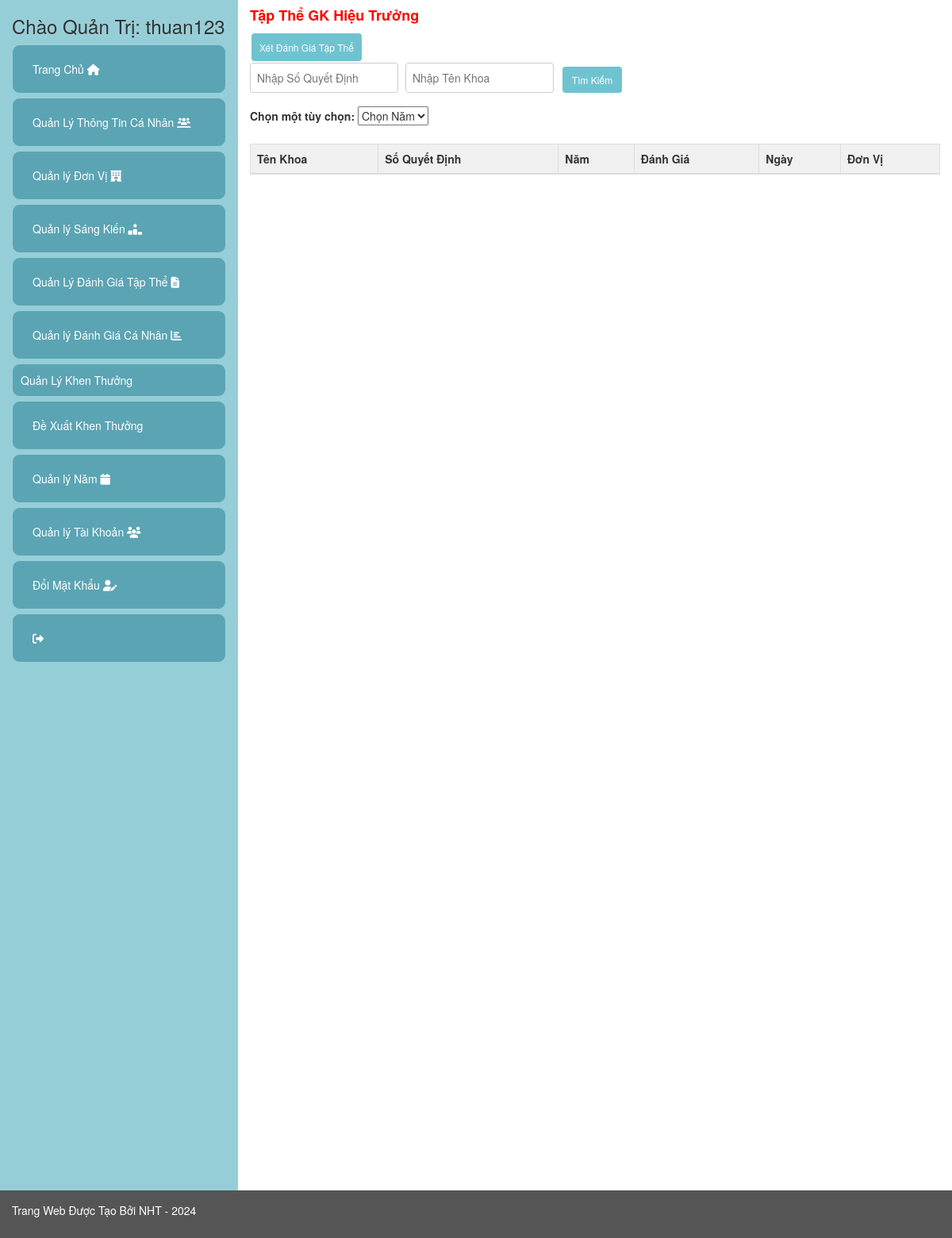
/Admin/index.php?p=danhgiaTThieutruong (signed in), run on an earlier commit of the app's database.
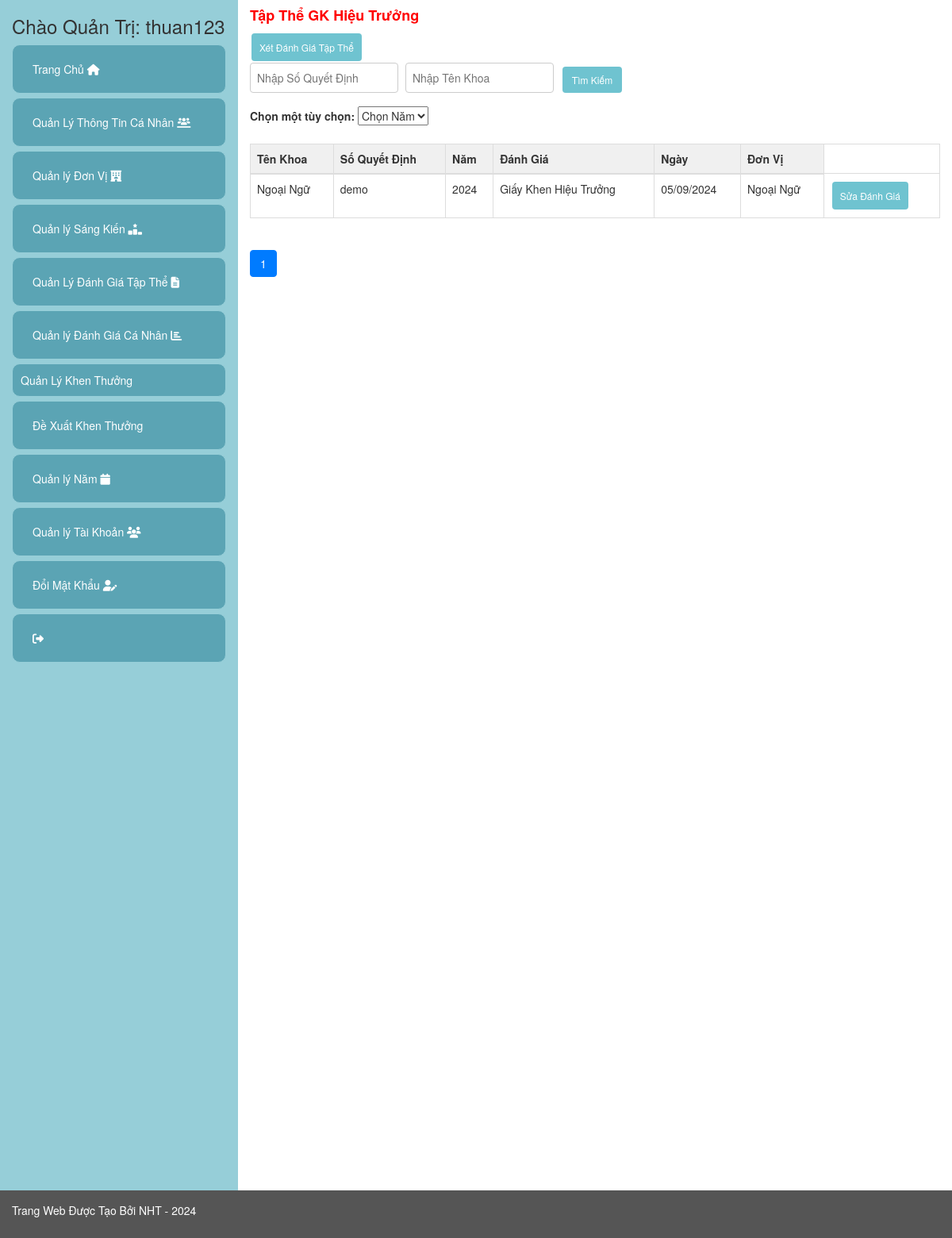
And on a later commit of the database.
### tables this page shows
CREATE TABLE `danhgiatt` (
  `MaDGTT` int(20) NOT NULL,
  `MaKhoa` int(20) NOT NULL,
  `SoQD` varchar(100) NOT NULL,
  `Manam` int(20) NOT NULL,
  `DanhGia` varchar(50) NOT NULL DEFAULT 'Chờ Đánh Giá',
  `Ngay` date NOT NULL,
  `DonVi` varchar(30) NOT NULL
);

CREATE TABLE `khoa` (
  `MaKhoa` int(20) NOT NULL,
  `TenKhoa` varchar(50) NOT NULL,
  `MoTa` varchar(100) NOT NULL
);

CREATE TABLE `nam` (
  `Manam` int(20) NOT NULL,
  `Nam` varchar(20) NOT NULL
);

### Admin/section.php (called while the page is built, shortened)
<?php
    if(isset($_GET['p'])) {
        $page = $_GET['p'];
    } else {
        $page = 'trangchinh';
    }
?>
<?php
    include($pages[$page][1]);
?>

### Admin/index.php (called while the page is built, shortened)
<?php
    include('../Admin/them.php')
?>

### Admin/danhgiaTT.php (called while the page is built, shortened)
<?php
include('./Khoa.php');
include('./nam.php');
class DanhgiaTT {
    public static function layTongSoDanhGiaht($conn) {
        $sql = "SELECT COUNT(*) FROM danhgiatt WHERE DanhGia IN ('Giấy Khen Hiệu Trưởng')";
        $result = $conn->query($sql);
        $row = $result->fetch_row();
        return $row[0];
    }
    public static function layDanhGiahtPhanTrang($conn, $startFrom, $recordsPerPage) {
        $sql = "SELECT * FROM danhgiatt WHERE DanhGia IN ('Giấy Khen Hiệu Trưởng') ORDER BY Manam ASC LIMIT $startFrom, $recordsPerPage";
        $result = $conn->query($sql);
        $danhgiattList = array();
        if ($result->num_rows > 0) {
            while($row = $result->fetch_assoc()) {
                $khoa_obj = Khoa::layKhoa($conn, $row["MaKhoa"]);
                $nam_obj = Nam::laynam($conn, $row["Manam"]);
                $danhgiatt_obj = new DanhgiaTT();
                $danhgiatt_obj->MaDGTT = $row["MaDGTT"];
                $danhgiatt_obj->MaKhoa = $khoa_obj->TenKhoa;
                $danhgiatt_obj->SoQD = $row["SoQD"];
                $danhgiatt_obj->Manam = $nam_obj->Nam;
                $danhgiatt_obj->DanhGia = $row["DanhGia"];
                $danhgiatt_obj->Ngay = $row["Ngay"];
                $danhgiatt_obj->DonVi = $row["DonVi"];
                $danhgiattList[] = $danhgiatt_obj;
            }
        }
        return $danhgiattList;
    }
}
?>

### Admin/Khoa.php (called while the page is built, shortened)
<?php
class Khoa {
    public static function layKhoa($conn, $id) {
        $sql = "SELECT * FROM Khoa WHERE MaKhoa = $id";
        $result = mysqli_query($conn, $sql);
        $Khoa = new Khoa();
        if ($row = mysqli_fetch_assoc($result)) {
            $Khoa->MaKhoa = $row['MaKhoa'];
            $Khoa->TenKhoa = $row['TenKhoa'];
            $Khoa->MoTa = $row["MoTa"];
        }
        return $Khoa;
    }
}
?>

### Admin/nam.php (called while the page is built, shortened)
<?php
    class Nam {
        public static function laynam($conn, $id) {
            $sql = "SELECT * FROM nam WHERE Manam = $id";
            $result = mysqli_query($conn, $sql);
            $nam = new Nam();
            $row = mysqli_fetch_assoc($result);
            $nam->Manam = $row['Manam'];
            $nam->Nam = $row['Nam'];
            return $nam;
        }
    }
?>

### Admin/danhgiaTThieutruongview.php (the view, shortened to what the changed rows need)
<?php
include('./danhgiaTT.php');
$awardMap = array(
    'Giấy Khen Hiệu Trưởng' => 'Giấy Khen Hiệu Trưởng',
);
$recordsPerPage = 10;
$currentPage = isset($_GET['page']) ? (int)$_GET['page'] : 1;
$startFrom = ($currentPage - 1) * $recordsPerPage;
$totalRecords = DanhgiaTT::layTongSoDanhGiaht($conn);
$totalPages = ceil($totalRecords / $recordsPerPage);
$data = DanhgiaTT::layDanhGiahtPhanTrang($conn, $startFrom, $recordsPerPage);
?>
<table class="table table-bordered">
    <thead>
        <tr>
            <th>Tên Khoa</th>
            <th>Số Quyết Định</th>
            <th>Năm</th>
            <th>Đánh Giá</th>
            <th>Ngày</th>
            <th>Đơn Vị</th>
        </tr>
    </thead>
    <tbody id="danhgiagk-table-body">
        <?php
        foreach ($data as $item) {
            $danhGia = isset($awardMap[$item->DanhGia]) ? $awardMap[$item->DanhGia] : $item->DanhGia;
        ?>
            <tr>
                <td scope="row"><?php echo htmlspecialchars($item->MaKhoa) ; ?></td>
                <td><?php echo htmlspecialchars($item->SoQD ?? "Cần Thêm Số Quyết Đinh Cho $item->MaKhoa");?></td>
                <td><?php echo htmlspecialchars($item->Manam ?? "Cần Thêm Năm Cho $item->MaKhoa"); ?></td>
                <td><?php echo htmlspecialchars( $danhGia);?></td>
                <td><?php echo date_format(date_create($item->Ngay), "d/m/Y");?></td>
                <td><?php echo htmlspecialchars($item->DonVi); ?></td>
                <?php if(isset($_SESSION['TenTk']) && $_SESSION['VaiTro'] === 'Quản Trị'){?>
                    <td>
                        <button class="btn btn-custom btn-custom-primary" onclick="handleAction('xetdanhgiaTTsua', '<?php echo $item->MaDGTT; ?>')">Sửa Đánh Giá</button>
                    </td>
                <?php
               }
               ?>
            </tr>
        <?php
        }
        ?>
    </tbody>
</table>
<nav aria-label="Page navigation">
    <ul class="pagination">
        <?php for ($i = 1; $i <= $totalPages; $i++): ?>
            <li class="page-item <?php echo $i == $currentPage ? 'active' : ''; ?>">
                <a class="page-link" href="?p=danhgiaTThieutruong&page=<?php echo $i; ?>"><?php echo $i; ?></a>
            </li>
        <?php endfor; ?>
    </ul>
</nav>

What changed in the data, as far as the page shows it:
added danhgiatt: MaKhoa.TenKhoa "Ngoại Ngữ", SoQD "demo", Manam.Nam "2024", DanhGia "Giấy Khen Hiệu Trưởng", Ngay "05/09/2024", DonVi "Ngoại Ngữ"
Also different on the page:
new list line: "1"
